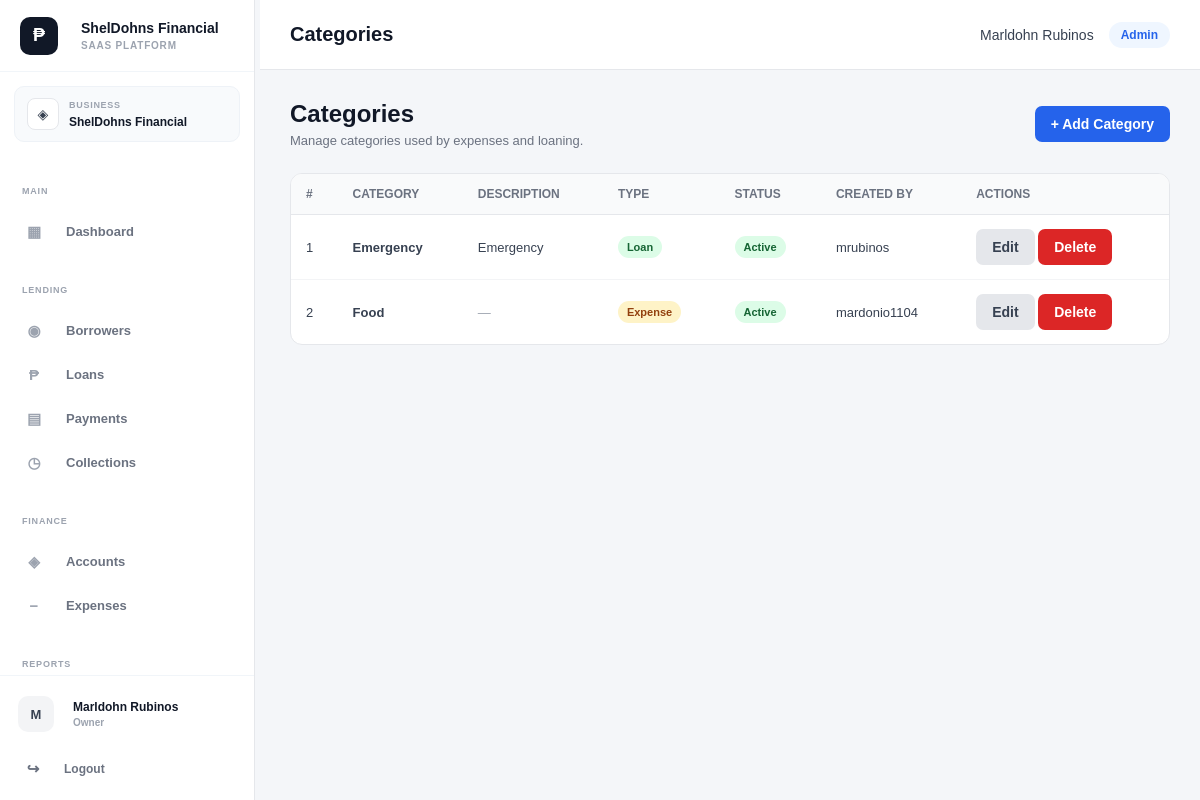
Screenshot of /public/index.php?url=categories (signed in) with the database file from the repository.
### tables this page shows
CREATE TABLE `categories` (
  `id` int(10) UNSIGNED NOT NULL,
  `business_id` int(11) DEFAULT NULL,
  `name` varchar(100) NOT NULL,
  `description` varchar(255) DEFAULT NULL,
  `type` enum('expense','loan','both') NOT NULL DEFAULT 'both',
  `status` enum('active','inactive') NOT NULL DEFAULT 'active',
  `created_by` int(10) UNSIGNED DEFAULT NULL,
  `created_at` timestamp NOT NULL DEFAULT current_timestamp(),
  `updated_at` timestamp NOT NULL DEFAULT current_timestamp() ON UPDATE current_timestamp()
);

CREATE TABLE `users` (
  `id` int(10) UNSIGNED NOT NULL,
  `username` varchar(100) NOT NULL,
  `email` varchar(150) NOT NULL,
  `password` varchar(255) NOT NULL,
  `full_name` varchar(150) NOT NULL,
  `role` enum('super_admin','admin','staff') NOT NULL DEFAULT 'staff',
  `status` enum('pending','approved','rejected','inactive') NOT NULL DEFAULT 'approved',
  `created_at` timestamp NOT NULL DEFAULT current_timestamp(),
  `updated_at` timestamp NOT NULL DEFAULT current_timestamp() ON UPDATE current_timestamp()
);

### app/controllers/CategoryController.php (called while the page is built, shortened)
<?php
require_once __DIR__ . '/../models/Category.php';
class CategoryController
{
    private Category $category;
    public function __construct()
    {
        $this->category = new Category();
    }
    private function getCurrentUser(): array
    {
        return Auth::user() ?? [];
    }
    private function getBusinessId(): int
    {
        $businessId = (int) Auth::businessId();
        return $businessId;
    }
    public function index(): void
    {
        $user = $this->getCurrentUser();
        $businessId = $this->getBusinessId();
        $categories =
            $this->category->getAll(
                $businessId
            );
        require BASE_PATH .
            '/app/views/categories/index.php';
    }
}

### app/core/Auth.php (called while the page is built, shortened)
<?php
class Auth
{
    public static function user(): ?array
    {
        return $_SESSION['user'] ?? null;
    }
    public static function businessId(): ?int
    {
        return (int) $_SESSION['business_id'];
    }
}

### app/core/Database.php (called while the page is built, shortened)
<?php
class Database
{
    private static ?PDO $instance = null;
    public static function getInstance(): PDO
    {
        if (self::$instance === null) {
            $host = '127.0.0.1';
            $port = '3306';
            $database = 'loan_management_db';
            $username = 'root';
            $password = '';
            $dsn = "mysql:host={$host};port={$port};dbname={$database};charset=utf8mb4";
            try {
                self::$instance = new PDO(
                    $dsn,
                    $username,
                    $password,
                    [
                        PDO::ATTR_ERRMODE => PDO::ERRMODE_EXCEPTION,
                        PDO::ATTR_DEFAULT_FETCH_MODE =>
                            PDO::FETCH_ASSOC,
                        PDO::ATTR_EMULATE_PREPARES => false
                    ]
                );
            } catch (PDOException $e) {
                die(
                    'Database connection failed: ' .
                    $e->getMessage()
                );
            }
        }
        return self::$instance;
    }
}

### app/models/Category.php (called while the page is built, shortened)
<?php
class Category
{
    private PDO $db;
    public function __construct()
    {
        $this->db = Database::getInstance();
    }
    public function getAll(int $businessId): array
    {
        $sql = "
            SELECT
                c.*,
                u.username AS created_by_username
            FROM categories c
            LEFT JOIN users u
                ON u.id = c.created_by
            WHERE c.business_id = :business_id
            ORDER BY c.name ASC
        ";
        $stmt = $this->db->prepare($sql);
        $stmt->execute([
            ':business_id' => $businessId
        ]);
        return $stmt->fetchAll(PDO::FETCH_ASSOC);
    }
}

### app/views/categories/index.php (the view, shortened to what this page needs)
<?php
$user = $user ?? ($_SESSION['user'] ?? []);
$categories = $categories ?? [];
?>
<!DOCTYPE html>
<html lang="en">
<head>
<link
    rel="stylesheet"
    href="assets/css/style.css"
>
</head>
<body>
<?php require BASE_PATH . '/app/views/layouts/sidebar.php'; ?>
<div class="main-content">
<div class="navbar">
    <div class="page-title">
        Categories
    </div>
    <div class="user-info">
        <span class="user-name">
            <?= htmlspecialchars(
                $user['full_name']
                ?? $user['username']
                ?? 'Administrator'
            ) ?>
        </span>
        <span class="badge">
            <?= htmlspecialchars(
                $user['role']
                ?? 'Administrator'
            ) ?>
        </span>
    </div>
</div>
<div class="container">
    <div class="page-header">
        <div>
            <h1>
                Categories
            </h1>
            <p>
                Manage categories used by expenses and loaning.
            </p>
        </div>
        <div>
            <button
                type="button"
                class="btn btn-primary"
                onclick="openCategoryModal()"
            >
                + Add Category
            </button>
        </div>
    </div>
    <div class="table-container">
        <?php if (empty($categories)): ?>
            <div class="empty-state">
                <h3>
                    No Categories Found
                </h3>
                <p>
                    Create your first category to use it
                    for expenses and loaning.
                </p>
            </div>
        <?php else: ?>
            <table>
                <thead>
                    <tr>
                        <th>#</th>
                        <th>Category</th>
                        <th>Description</th>
                        <th>Type</th>
                        <th>Status</th>
                        <th>Created By</th>
                        <th>Actions</th>
                    </tr>
                </thead>
                <tbody>
                <?php foreach (
                    $categories
                    as $index => $category
                ): ?>
                    <tr>
                        <td>
                            <?= $index + 1 ?>
                        </td>
                        <td>
                            <strong>
                                <?= htmlspecialchars(
                                    $category['name']
                                ) ?>
                            </strong>
                        </td>
                        <td>
                            <?php if (
                                !empty(
                                    $category['description']
                                )
                            ): ?>
                                <?= htmlspecialchars(
                                    $category['description']
                                ) ?>
                            <?php else: ?>
                                <span style="color:#9ca3af;">
                                    —
                                </span>
                            <?php endif; ?>
                        </td>
                        <td>
                            <?php
                            $type =
                                $category['type']
                                ?? 'both';
                            ?>
                            <span class="status
                                <?php
                                if ($type === 'expense') {
                                    echo 'status-pending';
                                } elseif ($type === 'loan') {
                                    echo 'status-approved';
                                } else {
                                    echo 'status-active';
                                }
                                ?>
                            ">
                                <?= htmlspecialchars(
                                    ucfirst($type)
                                ) ?>
                            </span>
                        </td>
                        <td>
                            <?php if (
                                ($category['status']
                                ?? 'inactive')
                                === 'active'
                            ): ?>
                                <span class="status status-active">
                                    Active
                                </span>
                            <?php else: ?>
                                <span class="status status-inactive">
                                    Inactive
                                </span>
                            <?php endif; ?>
                        </td>
                        <td>
                            <?= htmlspecialchars(
                                $category[
                                    'created_by_username'
                                ]
                                ?? 'System'
                            ) ?>
                        </td>
                        <td>
                            <a
                                href="index.php?url=categories/edit&id=<?= (int) $category['id'] ?>"
                                class="btn btn-secondary"
                            >
                                Edit
                            </a>
                            <a
                                href="index.php?url=categories/delete&id=<?= (int) $category['id'] ?>"
                                class="btn btn-danger"
                                onclick="return confirm(
                                    'Are you sure you want to delete this category?'
                                );"
                            >
                                Delete
                            </a>
                        </td>
                    </tr>
                <?php endforeach; ?>
                </tbody>
            </table>
        <?php endif; ?>
    </div>
</div>
</div>
</body>
</html>

### public/assets/css/style.css (style rules this page uses)
* { box-sizing: border-box; }
html, body { margin: 0; padding: 0; min-height: 100%; font-family: Arial, Helvetica, sans-serif; color: #1f2937; }
html { width: 100%; }
body { min-height: 100vh; background: #f4f6f9; overflow-x: hidden; }
a { color: inherit; }
.btn { display: inline-flex; align-items: center; justify-content: center; padding: 10px 16px; border: none; border-radius: 7px; font-size: 14px; font-weight: 600; cursor: pointer; text-decoration: none; }
.btn-primary { background: #2563eb; color: #ffffff; }
.btn-secondary { background: #e5e7eb; color: #374151; }
.btn-danger { background: #dc2626; color: #ffffff; }
.main-content { margin-left: 260px; min-height: 100vh; width: calc(100% - 260px); }
.navbar { height: 70px; background: #ffffff; border-bottom: 1px solid #e5e7eb; display: flex; align-items: center; justify-content: space-between; padding: 0 30px; position: sticky; top: 0; z-index: 100; }
.page-title { font-size: 20px; font-weight: 700; color: #111827; }
.user-info { display: flex; align-items: center; gap: 15px; font-size: 14px; }
.user-name { color: #374151; }
.badge { padding: 6px 12px; border-radius: 20px; background: #eff6ff; color: #2563eb; font-size: 12px; font-weight: 600; text-transform: capitalize; }
.container { padding: 30px; max-width: 1600px; margin: 0 auto; }
.table-container { width: 100%; overflow-x: auto; -webkit-overflow-scrolling: touch; background: #ffffff; border: 1px solid #e5e7eb; border-radius: 12px; }
table { width: 100%; border-collapse: collapse; }
table th { padding: 13px 15px; text-align: left; background: #f9fafb; border-bottom: 1px solid #e5e7eb; font-size: 12px; font-weight: 700; color: #6b7280; text-transform: uppercase; }
table td { padding: 14px 15px; border-bottom: 1px solid #f3f4f6; font-size: 13px; color: #374151; }
table tr:last-child td { border-bottom: none; }
.status { display: inline-flex; align-items: center; padding: 5px 9px; border-radius: 20px; font-size: 11px; font-weight: 600; }
.status-active { background: #dcfce7; color: #166534; }
.status-pending { background: #fef3c7; color: #92400e; }
.status-approved { background: #dcfce7; color: #166534; }
.page-header { display: flex; align-items: center; justify-content: space-between; margin-bottom: 25px; }
.page-header h1 { margin: 0; font-size: 24px; color: #111827; }
.page-header p { margin: 5px 0 0; color: #6b7280; font-size: 13px; }

### rows the page displays
categories: name "Emergency", description "Emergency", type "Loan", status "Active", created_by.username "mrubinos"
categories: name "Food", type "Expense", status "Active", created_by.username "mardonio1104"

### other values shown
$sidebarBrandName "ShelDohns Financial"
$sidebarBrandTagline "SAAS PLATFORM"
$business['name'] "ShelDohns Financial"
$avatarLetter "M"
$displayName "Marldohn Rubinos"
$displayRole "Owner"
$user['full_name'] "Marldohn Rubinos"
$user['role'] "Admin"
